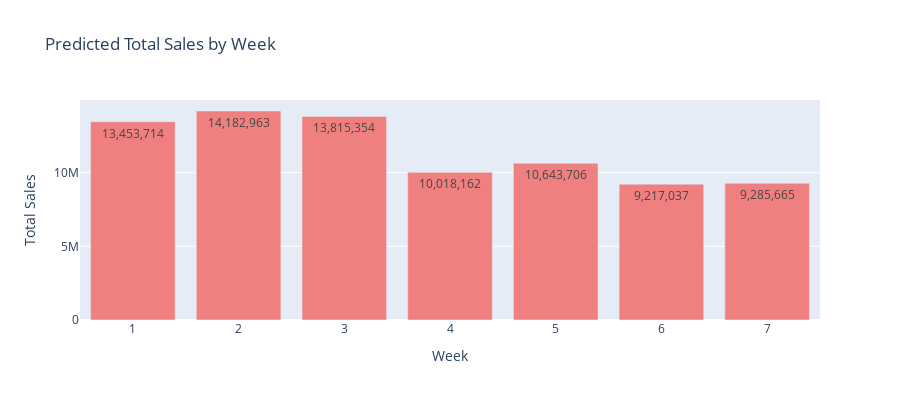

Notebook source saved alongside this figure:
### Code cell
# Weekly forecast bar chart
fig = go.Figure()
fig.add_trace(go.Bar(
    x=weekly_forecast['Week'],
    y=weekly_forecast['Total Sales'],
    text=weekly_forecast['Total Sales'].apply(lambda x: f'{x:,.0f}'),
    textposition='auto',
    marker_color='lightcoral'
))

fig.update_layout(
    title='Predicted Total Sales by Week',
    xaxis_title='Week',
    yaxis_title='Total Sales',
    height=400
)
fig.show()

### Figure 1 — Plotly figure (JSON) as saved in the notebook; plotly's stock layout.template omitted (floating-point values rounded to 4 significant figures)
{"data": [{"marker": {"color": "lightcoral"}, "text": ["13,453,714", "14,182,963", "13,815,354", "10,018,162", "10,643,706", "9,217,037", "9,285,665"], "textposition": "auto", "type": "bar", "x": [1, 2, 3, 4, 5, 6, 7], "y": [13450000.0, 14180000.0, 13820000.0, 10020000.0, 10640000.0, 9217000.0, 9286000.0]}], "layout": {"height": 400, "title": {"text": "Predicted Total Sales by Week"}, "xaxis": {"title": {"text": "Week"}}, "yaxis": {"title": {"text": "Total Sales"}}}}
